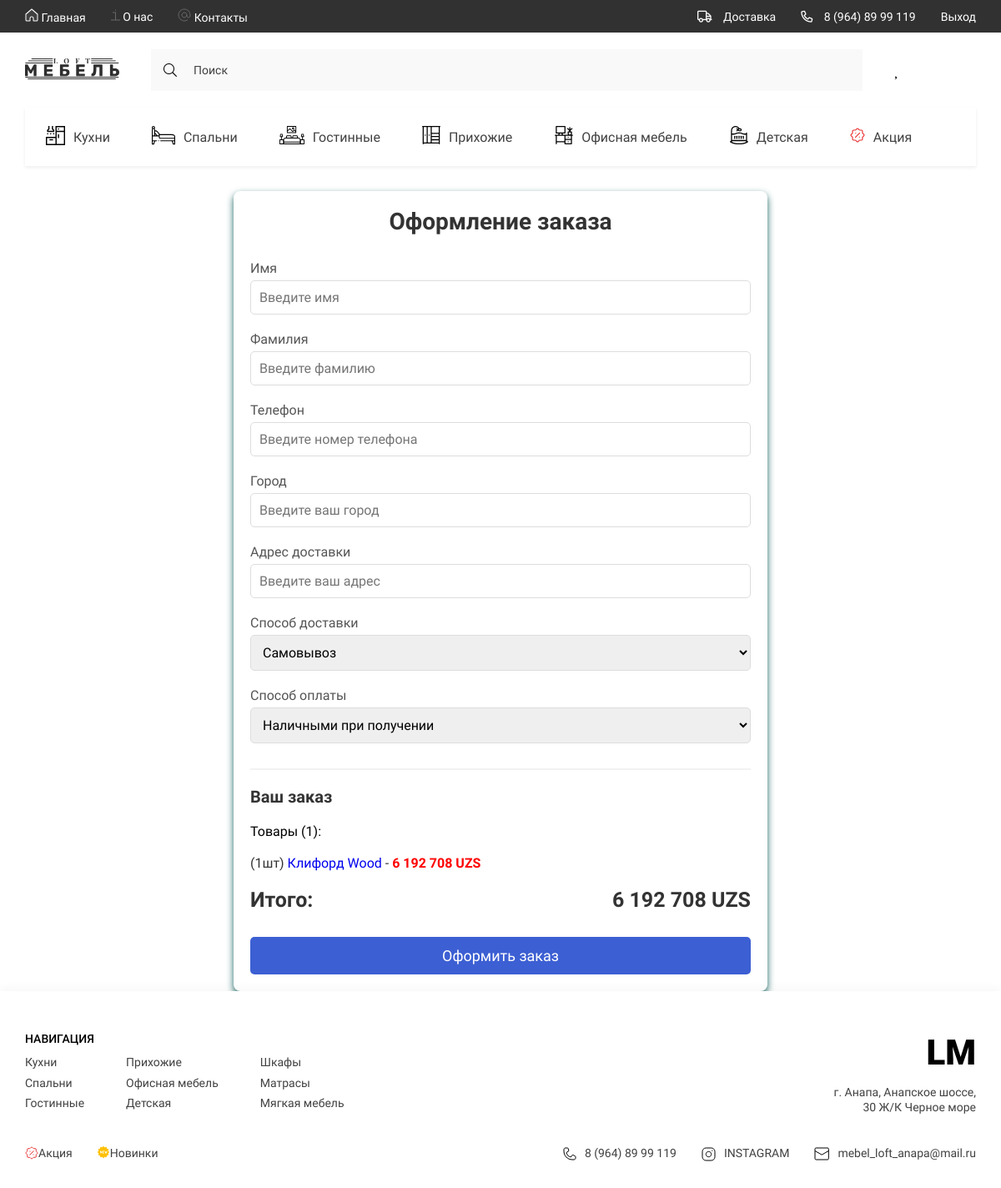
Page /orders/checkout/ (signed in) on the earlier database version.
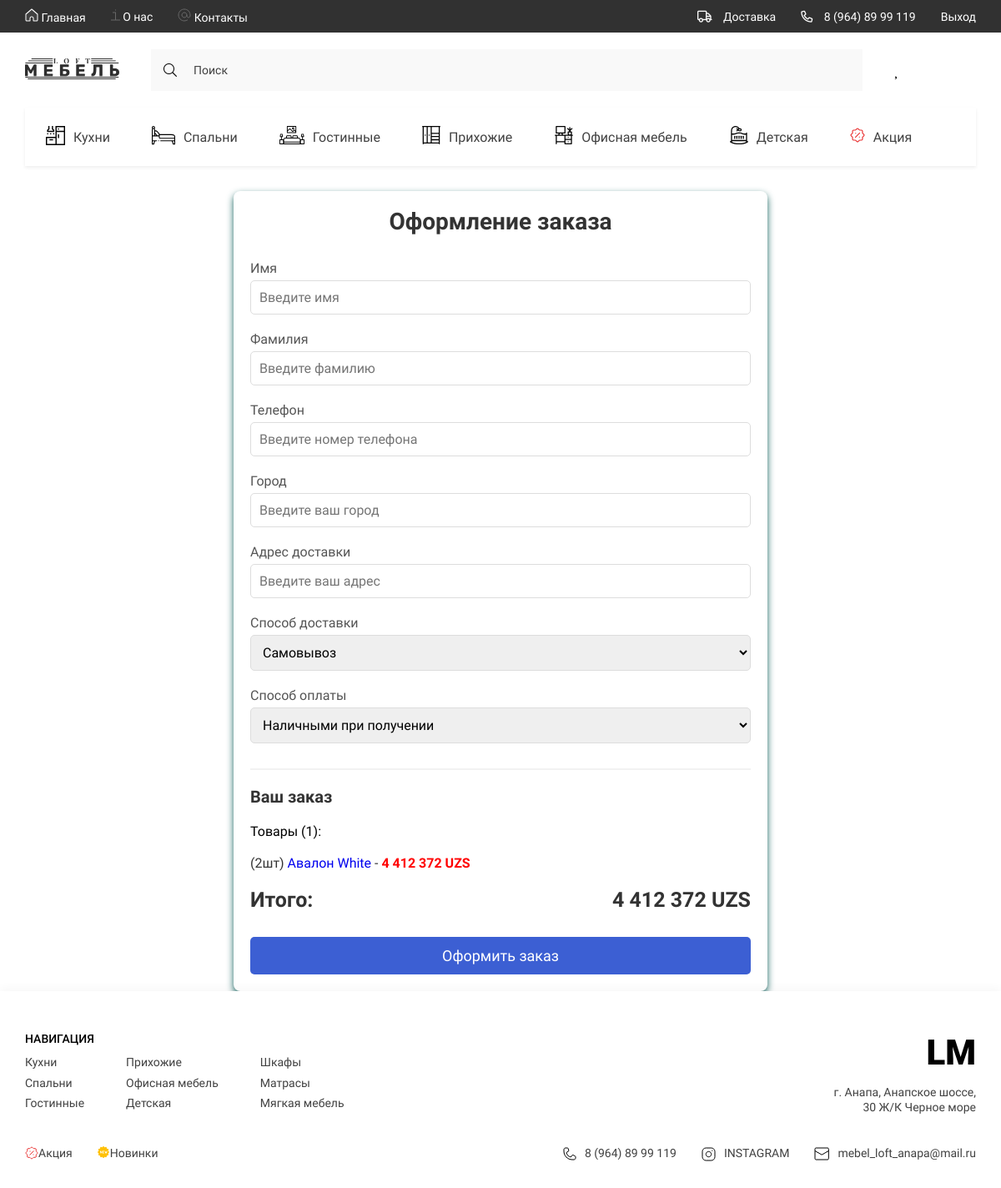
Same page on the later database version.
### goods/models.py (models this page shows, shortened)
class Category(models.Model):
    title = models.CharField(max_length=150, verbose_name='Название категории')
    parent = models.ForeignKey('self', on_delete=models.CASCADE, related_name='subcategories', blank=True, null=True)
    slug = models.SlugField(unique=True)
    image = models.FileField(upload_to='icons/categories/', verbose_name='Иконка категории', blank=True, null=True)
    def get_absolute_url(self):
        return reverse("goods:catalog", kwargs={"category_slug": self.slug})
    class Meta:
        verbose_name = 'Категорию'
        verbose_name_plural = 'Категории'

class Product(models.Model):
    title = models.CharField(max_length=150, verbose_name='Название товара')
    slug = models.SlugField(unique=True)
    category = models.ForeignKey(Category, on_delete=models.CASCADE, verbose_name='Категория товара')
    description = models.TextField(verbose_name='Описание товара')
    price = models.DecimalField(default=0.00, max_digits=10, decimal_places=0, verbose_name='Цена товара')
    discount = models.DecimalField(default=0.00, max_digits=4, decimal_places=2, verbose_name='Скидка на товар')
    quantity = models.PositiveIntegerField(default=0, verbose_name='Товара в наличии')
    size = models.CharField(max_length=130, verbose_name='Размер товара')
    color_name_ru = models.CharField(default='Белый', verbose_name='Цвет товара ru', max_length=150)
    color_name_en = models.CharField(default='White', verbose_name='Цвет товара en', max_length=150)
    color_code = models.CharField(default='#FFFFFF', verbose_name='Код цвета товара', max_length=10)
    rating = models.DecimalField(default=0.0, max_digits=2, decimal_places=1, verbose_name='Рейтинг товара')
    def get_absolute_url(self):
        return reverse("goods:product", kwargs={"product_slug": self.slug})
    class Meta:
        verbose_name = 'Товар'
        verbose_name_plural = 'Товары'
        ordering = ('-id',)

### carts/models.py (models this page shows, shortened)
class Cart(models.Model):
    user = models.ForeignKey(User, on_delete=models.CASCADE, blank=True, null=True, verbose_name='Пользователь', related_name='carts')
    session_key = models.CharField(max_length=255, blank=True, null=True)
    product = models.ForeignKey(Product, on_delete=models.CASCADE)
    quantity = models.PositiveIntegerField(default=0, verbose_name='Количество')
    created_timestamp = models.DateTimeField(auto_now_add=True, verbose_name='Дата добавления')
    objects = CartQuery.as_manager()
    @property
    def products_price(self):
        return round(self.product.price - self.product.price*self.product.discount/100) * self.quantity
    class Meta:
        verbose_name = 'Корзина'
        verbose_name_plural = 'Корзины'

### orders/views.py (the view, shortened to what this page needs)
# urls.py: path('checkout/', checkout, name='checkout'),
def checkout(request):
    if request.method == 'GET':
        form = OrderForm()
    context = {
        'user_carts': request.user.carts.all(),
        'form': form
    }
    return render(request, 'orders/checkout.html', context)

### orders/forms.py
class OrderForm(forms.ModelForm):
    first_name = forms.CharField()
    last_name = forms.CharField()
    phone_number = forms.CharField()
    city = forms.CharField()
    delivery_address = forms.CharField()
    requires_delivery = forms.Select()
    payment_method = forms.Select()
    class Meta:
        model = Order
        fields = ['first_name', 'last_name', 'phone_number', 'city', 'delivery_address', 'requires_delivery',
                'payment_method']

### carts/models.py (called while the page is built)
    def total_price(self):
        return sum(cart.products_price for cart in self)

### goods/templatetags/loft_tags.py (called while the page is built)
@register.simple_tag()
def get_categories():
    return Category.objects.filter(parent=None)

@register.simple_tag()
def get_normal_price(sell_price):
    return f"{int(sell_price):_}".replace("_", " ")

### orders/templates/orders/checkout.html (shortened to what the changed rows need)
{% extends "base.html" %}
{% load loft_tags %}
{% block content %}
<div style="max-width: 1200px; margin: 0 auto; background-color: #fff; padding: 20px; border-radius: 8px; box-shadow: 0 4px 8px rgb(24, 100, 96);">
    <h1 style="font-size: 28px; color: #333; text-align: center; margin-bottom: 30px;">Оформление заказа</h1>
    <form method="POST" style="width: 600px;">
        <div style="margin-top: 30px; border-top: 2px solid #f2f2f2; padding-top: 20px;">
            <h2 style="font-size: 20px; color: #333; margin-bottom: 20px;">Ваш заказ</h2>
            <br>
            <br>
            <ul style="list-style: none; padding: 0; margin: 0;">
                {% for cart_product in user_carts %}
                <li style="font-size: 16px; color: #333; margin-bottom: 10px;">({{ cart_product.quantity }}шт) <a href="{{ cart_product.product.get_absolute_url     }}">{{ cart_product.product.title }} {{ cart_product.product.color_name_en }}</a> - <span style="font-weight: bold; color: red;">
                  {% get_normal_price cart_product.products_price %} UZS</span></li>
                {% endfor %}
            </ul>
            <div style="font-size: 25px; font-weight: bold; color: #333; display: flex; justify-content: space-between; margin-top: 20px;">
                <span>Итого:</span>
                <span>{% get_normal_price user_carts.total_price %} UZS</span>
            </div>
        </div>
    </form>
</div>
{% endblock content %}

### templates/base.html (shortened to what the changed rows need)
{% load static %}
{% load loft_tags %}
{% load fav_tags %}
<!DOCTYPE html>
<html lang="ru">
<head>
    {% include 'components_base/_styles.html' %}
</head>
<body>
    <div class="wrapper">
        <header class="header">
            <div class="container">
                <div class="header__content">
                    <ul class="header__list _categories">
                        {% get_categories as categories %}
                        {% for category in categories|slice:":7" %}
                        <li>
                            <a href={{ category.get_absolute_url }} class="header__list-links">
                                <span class="header__list-img">
                                    {% if category.image %}
                                    <img src="{{ category.image.url }}" alt="icons">
                                    {% endif %}
                                </span>
                                {{ category.title }}
                            </a>
                        </li>
                        {% endfor %}
                    </ul>
                </div>
            </div>
        </header>
        {% block content %}
        {% endblock content %}
        {% include "layout/_footer.html" %}
    </div>
</body>
</html>

### templates/layout/_footer.html
{% load static %}
{% load loft_tags %}
<footer class="footer">
    <div class="container">
        <div class="footer__content">
            <div class="footer__navigate">
                <div class="footer__navigate-part">
                    <h2 class="footer__navigate-title">НАВИГАЦИЯ</h2>
                    <div class="footer__navigate-lists">
                        <ul class="footer__navigate-list">
                            {% for category in categories|slice:":3" %}
                            <li><a href="{{ category.get_absolute_url }}" class="footer__navigate-links">{{ category.title }}</a></li>
                            {% endfor %}
                        </ul>
                        <ul class="footer__navigate-list">
                            {% for category in categories|slice:"3:6" %}
                            <li><a href="{{ category.get_absolute_url }}" class="footer__navigate-links">{{ category.title }}</a></li>
                            {% endfor %}
                        </ul>
                        <ul class="footer__navigate-list">
                            {% for category in categories|slice:"8:11" %}
                            <li><a href="{{ category.get_absolute_url }}" class="footer__navigate-links">{{ category.title }}</a></li>
                            {% endfor %}
                        </ul>
                    </div>
                </div>
                <div class="footer__navigate-part _right">
                    <a href="{% url "home:index" %}" class="footer__logo">LM</a>
                    <p class="footer__adress">г. Анапа, Анапское шоссе, 30 Ж/К Черное море</p>
                </div>
            </div>
            <div class="footer__social">
                <ul class="footer__navigate-list _short">
                    {% for category in categories|slice:"6:8" %}
                    <img src={{ category.image.url }} alt="icons"><li><a href="{{ category.get_absolute_url }}" class="footer__navigate-links">{{ category.title }}</a></li>
                    {% endfor %}
                </ul>
                <ul class="footer__social-list">
                    <li>
                        <a href="tel:89648999119" class="footer__social-links">
                            <img src={% static 'base/assets/icons/phone.svg' %} alt="phone">
                            8 (964) 89 99 119
                        </a>
                    </li>
                    <li>
                        <a href="https://www.instagram.com/" target="_blank" class="footer__social-links">
                            <img src={% static 'base/assets/icons/inst.svg' %} alt="insta">
                            INSTAGRAM
                        </a>
                    </li>
                    <li>
                        <a href="mailto:mebel_loft_anapa@mail.ru" target="_blank" class="footer__social-links">
                            <img src={% static 'base/assets/icons/mail.svg' %} alt="mail">
                            mebel_loft_anapa@mail.ru
                        </a>
                    </li>
                </ul>
            </div>
        </div>
    </div>
</footer>

Differences in the rows shown:
removed Cart: quantity "1", product "Клифорд", product.color_name_en "Wood", product+quantity "6 192 708"
added Cart: quantity "2", product "Авалон", product.color_name_en "White", product+quantity "4 412 372"
